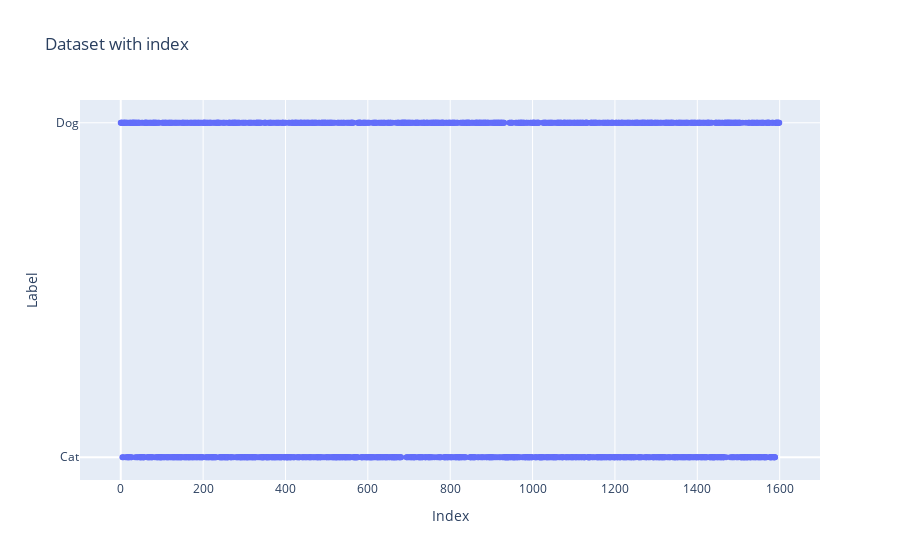

The cell this chart's notebook holds for it:
### Code cell
# Create a list with index for each dataset
import plotly.graph_objects as go
train_index = list(range(len(y_train_small)))

fig = go.Figure()

# Dataset
fig.add_trace(go.Scatter(x=train_index, y=y_train_small, mode='markers', name='Train'))


fig.update_layout(title='Dataset with index',
                  xaxis_title='Index',
                  yaxis_title='Label',
                  yaxis=dict(
                      tickvals=[0, 1],
                      ticktext=['Cat', 'Dog']
                  ))

fig.show()

### Figure 1 — Plotly figure (JSON) as saved in the notebook; plotly's stock layout.template omitted (floating-point values rounded to 4 significant figures; data arrays with more than 128 entries replaced by an {"elided": "..."} marker saying what was removed)
{"data": [{"mode": "markers", "name": "Train", "type": "scatter", "x": {"elided": "1600 int values"}, "y": {"elided": "1600 int values"}}], "layout": {"title": {"text": "Dataset with index"}, "xaxis": {"title": {"text": "Index"}}, "yaxis": {"ticktext": ["Cat", "Dog"], "tickvals": [0, 1], "title": {"text": "Label"}}}}
